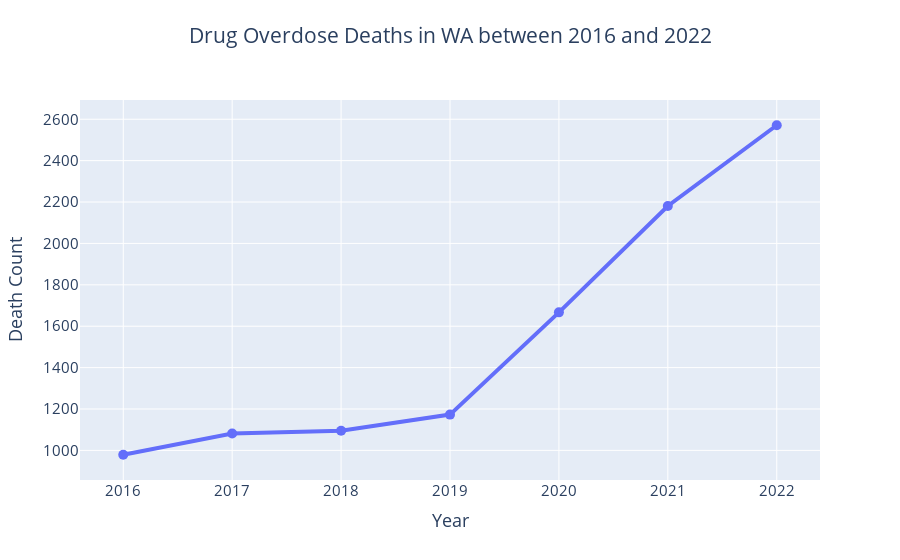

Source (notebook cell):
### Code cell
wa_overdose_change(wa_geo_data)

### Figure 1 — Plotly figure (JSON) as saved in the notebook; plotly's stock layout.template omitted (floating-point values rounded to 4 significant figures)
{"data": [{"hovertemplate": "Year=%{x}<br>Death Count=%{y}<extra></extra>", "legendgroup": "", "line": {"color": "#636efa", "dash": "solid", "width": 4}, "marker": {"size": 10, "symbol": "circle"}, "mode": "markers+lines", "name": "", "orientation": "v", "showlegend": false, "type": "scatter", "x": [2016, 2017, 2018, 2019, 2020, 2021, 2022], "xaxis": "x", "y": [979, 1082, 1095, 1173, 1667, 2181, 2571], "yaxis": "y"}], "layout": {"font": {"size": 15}, "legend": {"tracegroupgap": 0}, "title": {"text": "Drug Overdose Deaths in WA between 2016 and 2022", "x": 0.5, "y": 0.95}, "xaxis": {"anchor": "y", "domain": [0, 1], "title": {"text": "Year"}}, "yaxis": {"anchor": "x", "domain": [0, 1], "title": {"text": "Death Count"}}}}
